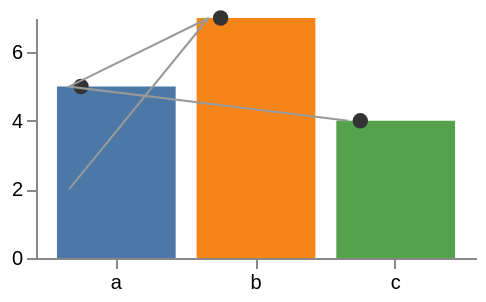

Describe this chart as a Vega-Lite specification.
### Vega specification from a JSON file in a GitHub repository (floating-point values rounded to 4 significant figures)
{"$schema": "https://vega.github.io/schema/vega/v6.json", "description": "A mark's key names the field that identifies an item, so two rows sharing a key are one item and not two. The later row wins the item's datum while the item keeps the place its key first appeared, which is why the third row's value is drawn in the first row's position. The rect mark repeats 'a' twice and the symbol mark repeats a date, so the key is tested as text and as a number; the line mark alongside them has no key and draws every row.", "width": 220, "height": 120, "padding": 5, "background": "white", "data": [{"name": "t", "values": [{"c": "a", "v": 2, "t": 1}, {"c": "b", "v": 7, "t": 2}, {"c": "a", "v": 5, "t": 1}, {"c": "c", "v": 4, "t": 3}]}], "scales": [{"name": "x", "type": "band", "domain": {"data": "t", "field": "c"}, "range": "width", "padding": 0.15}, {"name": "y", "type": "linear", "domain": {"data": "t", "field": "v"}, "range": "height", "nice": true, "zero": true}, {"name": "colour", "type": "ordinal", "domain": {"data": "t", "field": "c"}, "range": ["#4c78a8", "#f58518", "#54a24b"]}], "axes": [{"orient": "bottom", "scale": "x"}, {"orient": "left", "scale": "y", "tickCount": 4}], "marks": [{"type": "rect", "from": {"data": "t"}, "key": "c", "encode": {"enter": {"x": {"scale": "x", "field": "c"}, "width": {"scale": "x", "band": 1}, "y": {"scale": "y", "field": "v"}, "y2": {"scale": "y", "value": 0}, "fill": {"scale": "colour", "field": "c"}}}}, {"type": "symbol", "from": {"data": "t"}, "key": "t", "encode": {"enter": {"x": {"scale": "x", "field": "c", "offset": 12}, "y": {"scale": "y", "field": "v"}, "size": {"value": 60}, "fill": {"value": "#333333"}}}}, {"type": "line", "from": {"data": "t"}, "encode": {"enter": {"x": {"scale": "x", "field": "c", "offset": 6}, "y": {"scale": "y", "field": "v"}, "stroke": {"value": "#999999"}, "strokeWidth": {"value": 1}}}}]}
